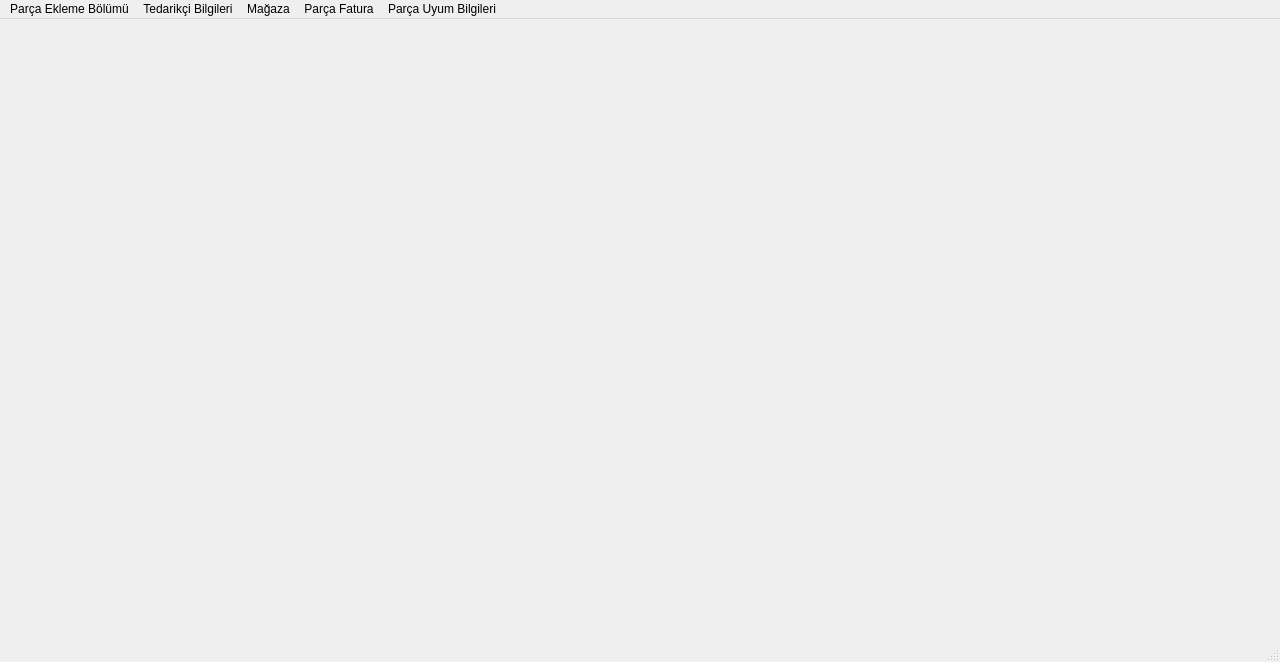
<?xml version="1.0" encoding="UTF-8"?>
<ui version="4.0">
 <class>TMOAnaPencere</class>
 <widget class="QMainWindow" name="TMOAnaPencere">
  <property name="geometry">
   <rect>
    <x>0</x>
    <y>0</y>
    <width>1280</width>
    <height>662</height>
   </rect>
  </property>
  <property name="windowTitle">
   <string>TMOAnaPencere</string>
  </property>
  <widget class="QWidget" name="centralwidget"/>
  <widget class="QMenuBar" name="menubar">
   <property name="geometry">
    <rect>
     <x>0</x>
     <y>0</y>
     <width>1280</width>
     <height>21</height>
    </rect>
   </property>
   <widget class="QMenu" name="menuKasa">
    <property name="title">
     <string>Parça Ekleme Bölümü</string>
    </property>
    <addaction name="actionAnakart_Ekle"/>
    <addaction name="actionGPU_Ekle"/>
    <addaction name="actionG_Kayna_Ekle"/>
    <addaction name="actionHDD_Ekle"/>
    <addaction name="actionRAM_Ekle"/>
    <addaction name="action_lemci_Ekle"/>
    <addaction name="actionFare_Ekle"/>
    <addaction name="actionKlavye_Ekle"/>
    <addaction name="actionMonit_r_Ekle"/>
    <addaction name="actionKasa_Ekle"/>
   </widget>
   <widget class="QMenu" name="menuTedarik_i">
    <property name="title">
     <string>Tedarikçi Bilgileri</string>
    </property>
    <addaction name="actionTedarik_i_Ekle"/>
    <addaction name="actionTedarik_iler"/>
   </widget>
   <widget class="QMenu" name="menuPar_a_Fatura">
    <property name="title">
     <string>Parça Fatura</string>
    </property>
    <widget class="QMenu" name="menuAl_Faturas">
     <property name="title">
      <string>Alış Faturası</string>
     </property>
    </widget>
    <widget class="QMenu" name="menuSat_Faturas">
     <property name="title">
      <string>Satış Faturası</string>
     </property>
    </widget>
    <widget class="QMenu" name="menuToplama_Bilgisayar_Faturas_2">
     <property name="title">
      <string>Toplama Bilgisayar Faturası</string>
     </property>
    </widget>
    <addaction name="menuAl_Faturas"/>
    <addaction name="menuSat_Faturas"/>
    <addaction name="separator"/>
    <addaction name="menuToplama_Bilgisayar_Faturas_2"/>
   </widget>
   <widget class="QMenu" name="menuPar_a_Uyum_Bilgileri">
    <property name="title">
     <string>Parça Uyum Bilgileri</string>
    </property>
   </widget>
   <widget class="QMenu" name="menuMa_aza_Bilgileri">
    <property name="title">
     <string>Mağaza</string>
    </property>
   </widget>
   <addaction name="menuKasa"/>
   <addaction name="menuTedarik_i"/>
   <addaction name="menuMa_aza_Bilgileri"/>
   <addaction name="menuPar_a_Fatura"/>
   <addaction name="menuPar_a_Uyum_Bilgileri"/>
  </widget>
  <widget class="QStatusBar" name="statusbar"/>
  <action name="actionAnakart_Ekle">
   <property name="text">
    <string>Anakart Ekle </string>
   </property>
  </action>
  <action name="actionGPU_Ekle">
   <property name="text">
    <string>GPU Ekle</string>
   </property>
  </action>
  <action name="actionG_Kayna_Ekle">
   <property name="text">
    <string>Güç Kaynağı Ekle</string>
   </property>
  </action>
  <action name="actionHDD_Ekle">
   <property name="text">
    <string>HDD Ekle</string>
   </property>
  </action>
  <action name="actionRAM_Ekle">
   <property name="text">
    <string>RAM Ekle</string>
   </property>
  </action>
  <action name="action_lemci_Ekle">
   <property name="text">
    <string>İşlemci Ekle</string>
   </property>
  </action>
  <action name="actionFare_Ekle">
   <property name="text">
    <string>Fare Ekle</string>
   </property>
  </action>
  <action name="actionKlavye_Ekle">
   <property name="text">
    <string>Klavye Ekle</string>
   </property>
  </action>
  <action name="actionMonit_r_Ekle">
   <property name="text">
    <string>Monitör Ekle</string>
   </property>
  </action>
  <action name="actionKasa_Ekle">
   <property name="text">
    <string>Kasa Ekle</string>
   </property>
  </action>
  <action name="actionTedarik_i_Ekle">
   <property name="text">
    <string>Tedarikçi Ekle</string>
   </property>
  </action>
  <action name="actionTedarik_iler">
   <property name="text">
    <string>Tedarikçiler</string>
   </property>
  </action>
 </widget>
 <resources/>
 <connections/>
</ui>
